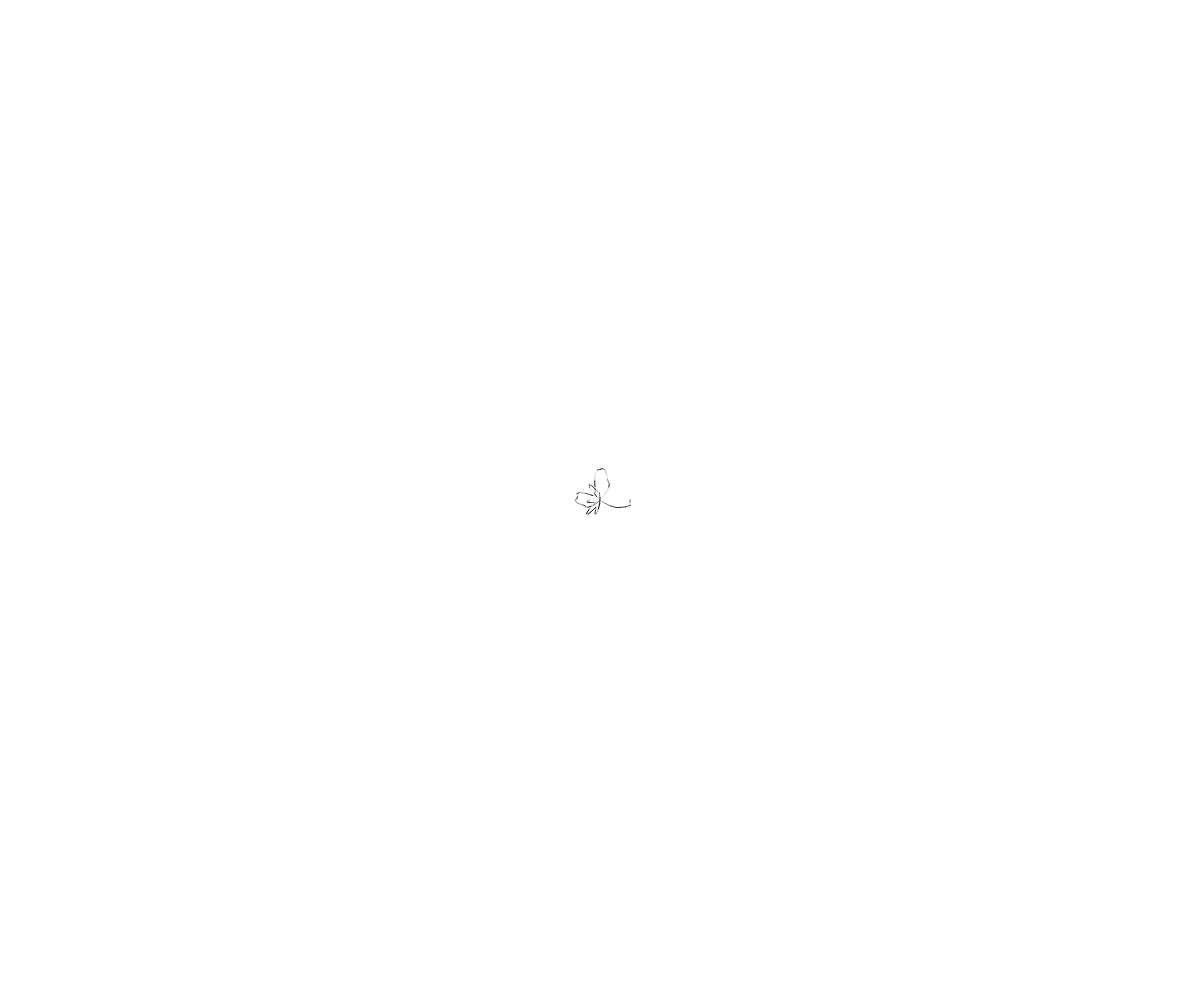
Frame 1 (no input)
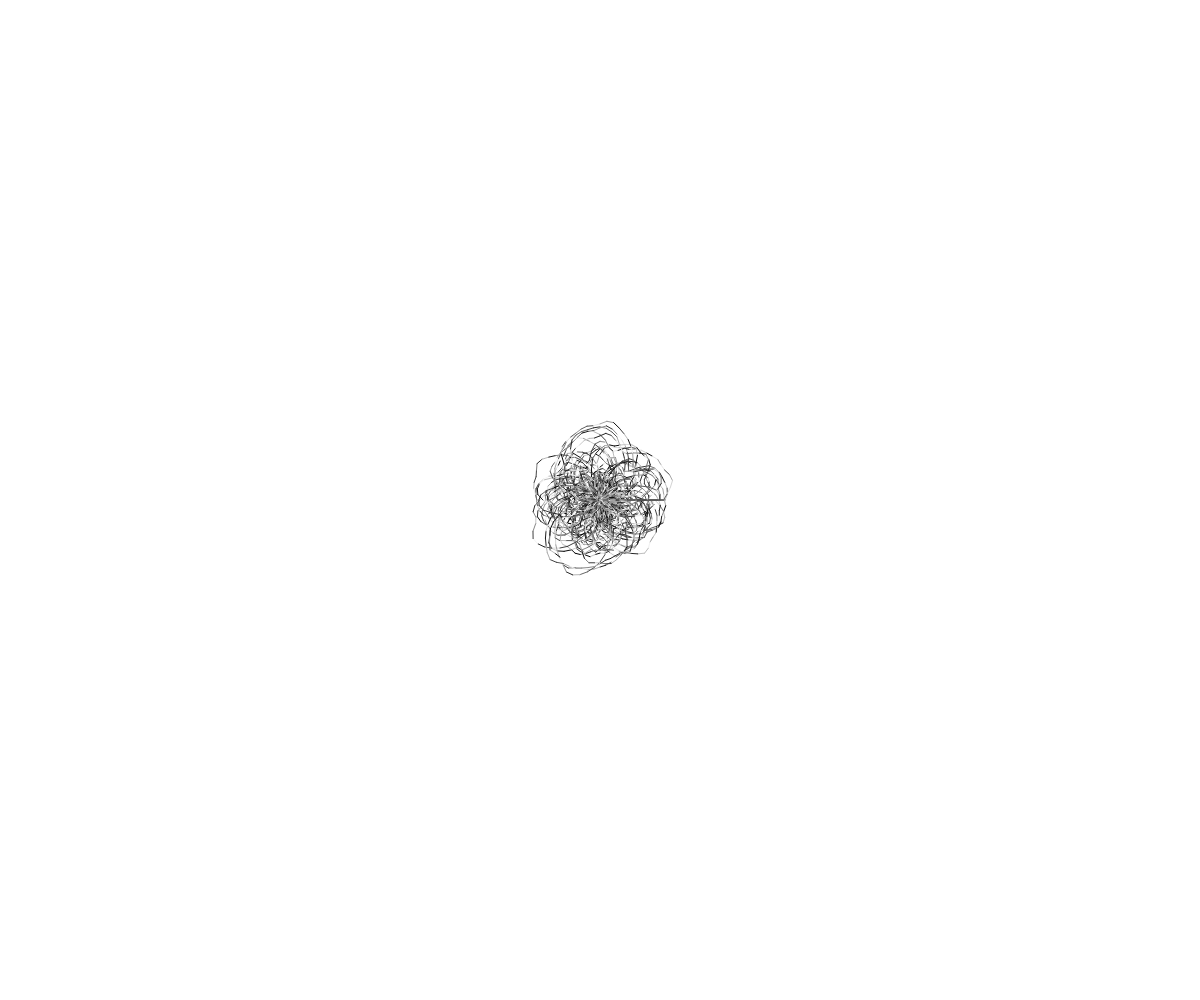
Frame 60 (no input)
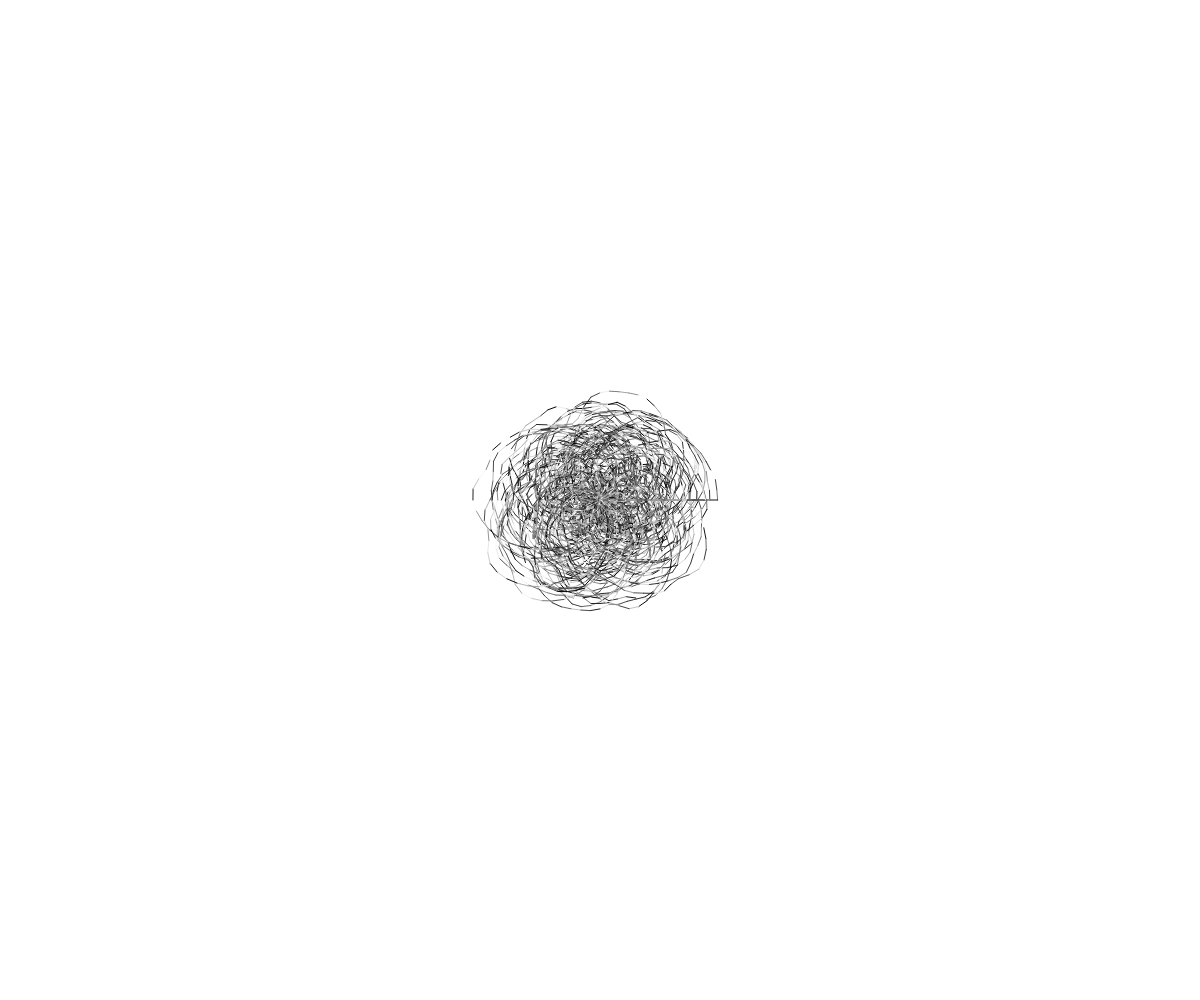
Frame 120 (the mouse pressed at the canvas centre since frame 60)

The p5.js sketch that drew these frames (run headless with seeded random() and noise() and a simulated clock; from frame 60 on, the mouse is pressed at the canvas centre):

// p5.js sketch
// ── sketch.js
let centX, centY;

let radius = 10;
let x, y;
let lastx = -999;
let lasty = -999;

function setup() {
  createCanvas(windowWidth, windowHeight);
  background(255);
  centX = width / 2;
  centY = height / 2;
}

function draw() {

  let radStep = random(0.5);
  let radiusNoise = random(10);

  for (let ang = 0; ang <= 360; ang += 5) {
    radiusNoise += 0.05;
    radius += 0.01;
    let thisRadius = radius + (noise(radiusNoise) * 200) - 100;
    let rad = radians(ang);
    x = centX + (thisRadius * cos(rad));
    y = centY + (thisRadius * sin(rad));

    stroke(random(255));

    if (lastx > -999) {
      line(x, y, lastx, lasty);
    }

    lastx = x;
    lasty = y;
  }
}
